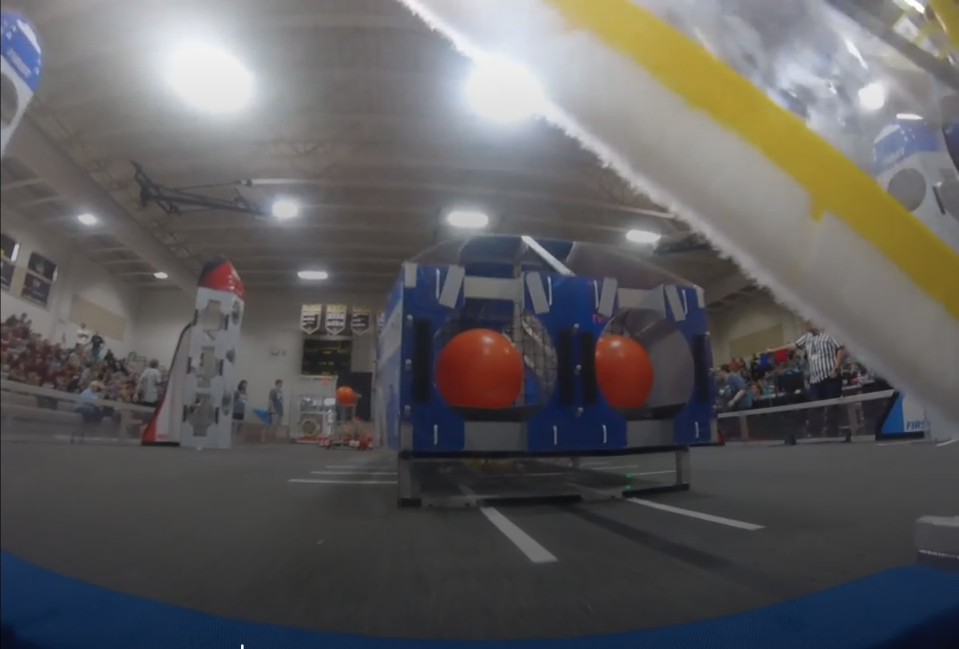
#> input picture base_image.jpg, 1917 x 1298 px, found by its file name (shown at 1/2 size)
$ jupyter execute --allow-errors Ultralytics_and_Synthetic_Data.ipynb   (shell and % lines are left out)
#> lines starting #> are read from the running program, lines starting #| are printed output that depends on the picture
<a href="https://colab.research.google.com/github/ramalamadingdong/yolo-rb3gen2-trainer/blob/main/Ultralytics_and_Synthetic_Data.ipynb" target="_parent"></a>

# Retrain YOLOv8 on Synthetic Data

Make sure you're connected to a T4 Google compute engine

[cell 1]
%cd yolo-rb3gen2-trainer

[cell 2]
from ultralytics import YOLO
import os
import torch
import yaml
import gc
import random
import numpy as np
from PIL import Image, ImageDraw
from pathlib import Path

[cell 3]
#The following functions are used to prepare data.

def create_directories(output_dir):
    """Create necessary output directories."""
#> called with output_dir = 'data'
    output_dir = Path(output_dir)
    train_dir = output_dir / 'train'
    val_dir = output_dir / 'val'
    for split in [train_dir, val_dir]:
        (split / 'images').mkdir(parents=True, exist_ok=True)
        (split / 'labels').mkdir(parents=True, exist_ok=True)
    return output_dir, train_dir, val_dir

def add_training_picture(draw, image_size):
    """Place an training image with random position and rotation."""

    train_img_pth = random.choice(list(Path('/content/yolo-rb3gen2-trainer/training_images').glob('*.png')))
    tag = Image.open(train_img_pth).convert('L')  # Convert to grayscale for better quality

    # YOU MAY WANT TO CHANGE THIS FOR BETTER RESULTS
    # Randomly resize tag between 40-120 pixels while maintaining aspect ratio
    tag_w, tag_h = tag.size
    target_size = random.randint(40, 120)
    scale = min(target_size/tag_w, target_size/tag_h)
    new_size = (int(tag_w * scale), int(tag_h * scale))

    # Use nearest neighbor resampling to preserve sharp edges and binary nature of Training picture
    tag = tag.resize(new_size, Image.NEAREST)

    # Threshold to ensure pure black and white
    tag = tag.point(lambda x: 0 if x < 128 else 255, '1')

    # Get new dimensions after resize
    width, height = tag.size

    # Random position
    x = random.randint(0, image_size[0] - width)
    y = random.randint(0, image_size[1] - height)

    # Random rotation angle
    angle = random.uniform(0, 360)

    # Apply rotation
    tag = tag.rotate(angle, expand=False)

    # Get rotated dimensions
    rot_width, rot_height = tag.size

    # Paste rotated tag onto image
    draw._image.paste(tag, (x - (rot_width - width)//2, y - (rot_height - height)//2))

    # Calculate corners of rotated rectangle
    center_x = x + width/2
    center_y = y + height/2

    # Return corners for bounding box calculation
    corners = [
        (x, y),
        (x + rot_width, y),
        (x + rot_width, y + rot_height),
        (x, y + rot_height)
    ]
    return corners

def create_yolo_label(shape, class_id, image_size):
    """Convert shape coordinates to YOLO format."""
    x_coords = [p[0] for p in shape]
    y_coords = [p[1] for p in shape]
    x_center = (min(x_coords) + max(x_coords)) / (2 * image_size[0])
    y_center = (min(y_coords) + max(y_coords)) / (2 * image_size[1])
    width = (max(x_coords) - min(x_coords)) / image_size[0]
    height = (max(y_coords) - min(y_coords)) / image_size[1]

    return f"{class_id} {x_center:.6f} {y_center:.6f} {width:.6f} {height:.6f}"

def generate_dataset(output_dir, num_images, image_size):
    """Generate synthetic dataset with images and labels."""
    output_dir, train_dir, val_dir = create_directories(output_dir)
    classes = ['AprilTag']

    # Split into train and validation
    train_size = int(0.8 * num_images)
    val_size = num_images - train_size

    for split, size in [('train', train_size), ('val', val_size)]:
        print(f"Generating {split} dataset...")
        for i in range(size):
            # Load base image
            image = Image.open('/content/yolo-rb3gen2-trainer/base_image.jpg').resize(image_size)
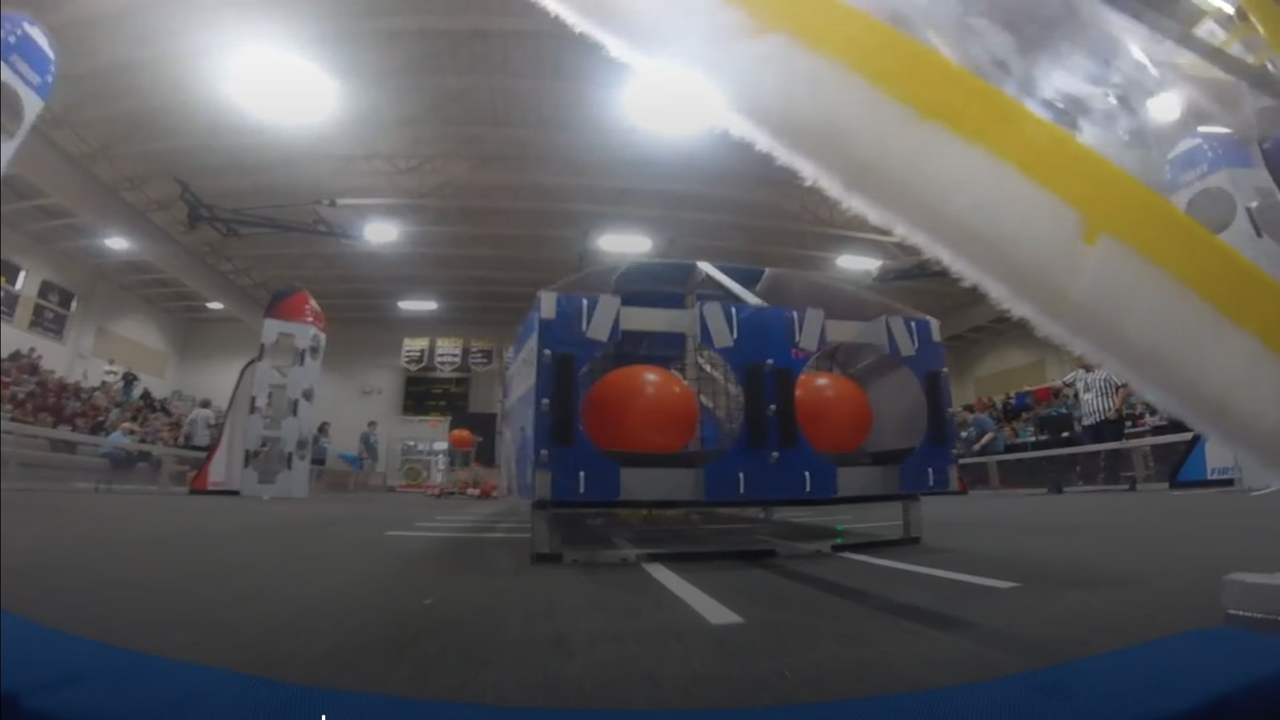
#> image: PIL image 1280x720 RGB; mean R, G, B 93.9, 92.7, 93.2
            draw = ImageDraw.Draw(image)

            # Generate random number of shapes
            num_shapes = random.randint(1, 3)
            labels = []

            for _ in range(num_shapes):
                skewed_corners = add_training_picture(draw, image_size)

                # Calculate bounding box from skewed corners with padding
                x_coords = [corner[0] for corner in skewed_corners]
                y_coords = [corner[1] for corner in skewed_corners]

                # Add 20% padding to bounding box
                padding_x = (max(x_coords) - min(x_coords)) * 0.1
                padding_y = (max(y_coords) - min(y_coords)) * 0.1

                bbox = [
                    (max(0, min(x_coords) - padding_x), max(0, min(y_coords) - padding_y)),
                    (min(image_size[0], max(x_coords) + padding_x),
                     min(image_size[1], max(y_coords) + padding_y))
                ]

                label = create_yolo_label(bbox, classes.index("AprilTag"), image_size)
                labels.append(label)

            # Save image
            image_path = output_dir / split / 'images' / f'image_{i:04d}.jpg'
            image.save(image_path)

            # Save label
            label_path = output_dir / split / 'labels' / f'image_{i:04d}.txt'
            with open(label_path, 'w') as f:
                f.write('\n'.join(labels))

def create_dataset_yaml(output_dir):
    """Create YAML file for dataset configuration."""
    classes = ['AprilTag']
    yaml_content = {
        'path': str(output_dir),
        'train': '/content/yolo-rb3gen2-trainer/data/train/images',
        'val': '/content/yolo-rb3gen2-trainer/data/val/images',
        'nc': len(classes),
        'names': classes
    }

    with open(output_dir / 'dataset.yaml', 'w') as f:
        yaml.dump(yaml_content, f, sort_keys=False)

[cell 4]
#The following functions are used to Train Yolo.

def load_config(config_path: str = "/content/yolo-rb3gen2-trainer/config.yaml"):
    """
    Load configuration from YAML file.

    Args:
        config_path (str): Path to the config.yaml file

    Returns:
        dict: Configuration dictionary
    """
    with open(config_path, 'r') as f:
        config = yaml.safe_load(f)
    return config

def clear_gpu_memory():
    """Clear GPU memory and garbage collection"""
    if torch.cuda.is_available():
        torch.cuda.empty_cache()
    gc.collect()

def train_yolo(
    data_yaml_path: str,
    config_path: str = "/content/yolo-rb3gen2-trainer/config.yaml",
    **kwargs
):
    """
    Train a YOLOv8 model on a custom dataset using configurations from config.yaml.

    Args:
        data_yaml_path (str): Path to the data.yaml file containing dataset configuration
        config_path (str): Path to the config.yaml file containing training configuration
        **kwargs: Additional arguments to override config settings
    """
    # Clear GPU memory before starting
    clear_gpu_memory()
#> (the call stopped at in clear_gpu_memory, `if torch.cuda.is_available():`: torch is not available in this run)
